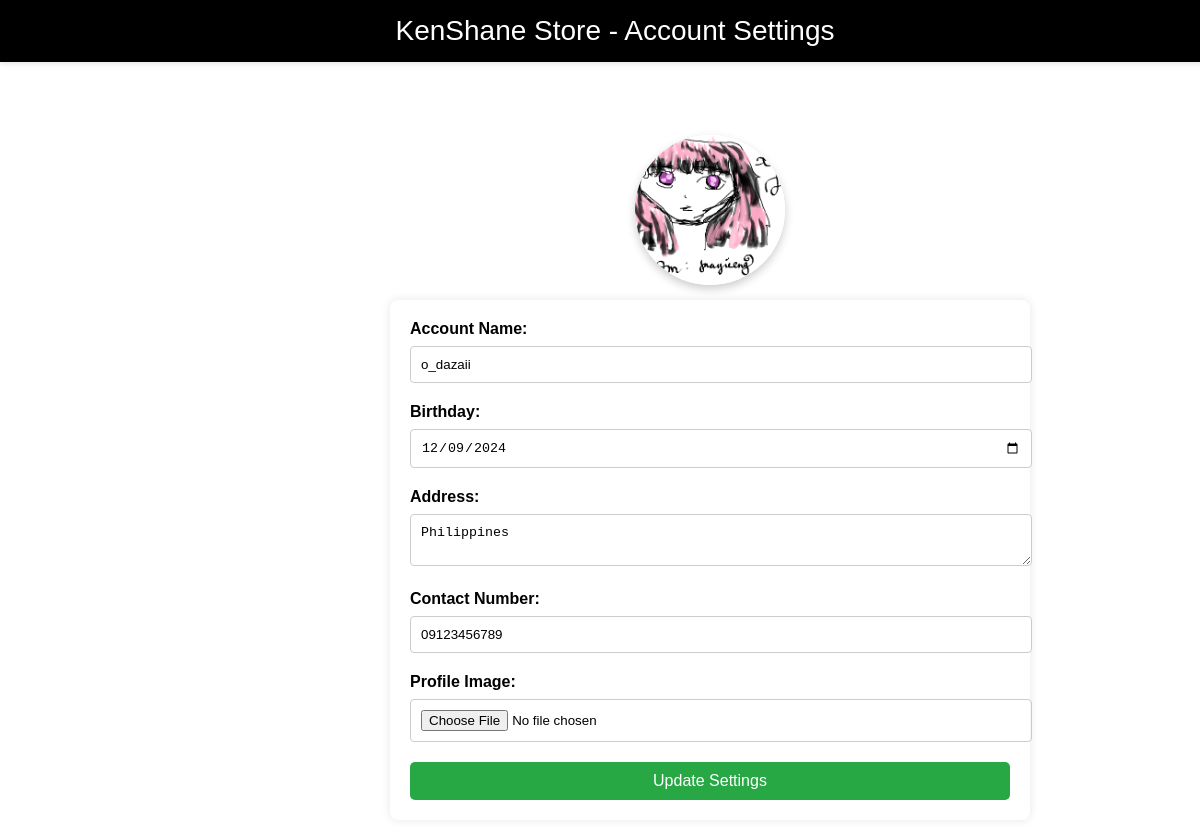
The page /customer_settings.php (signed in) on the database its author committed.
### tables this page shows
CREATE TABLE `users` (
  `id` int(11) NOT NULL,
  `username` varchar(255) DEFAULT NULL,
  `email` varchar(100) NOT NULL,
  `password` varchar(255) NOT NULL,
  `created_at` timestamp NOT NULL DEFAULT current_timestamp(),
  `user_role` varchar(50) DEFAULT NULL,
  `birthday` date DEFAULT NULL,
  `address` varchar(255) DEFAULT NULL,
  `contact_number` varchar(15) DEFAULT NULL,
  `profile_image` varchar(255) DEFAULT NULL,
  `status` enum('active','inactive') DEFAULT 'active'
);

### customer_settings.php (the view, shortened to what this page needs)
<?php
require 'config.php';
$user_id = $_SESSION['user_id'];
$stmt = $conn->prepare("SELECT username, birthday, address, contact_number, profile_image FROM users WHERE id=?");
$stmt->bind_param("i", $user_id);
$stmt->execute();
$stmt->bind_result($current_username, $current_birthday, $current_address, $current_contact_number, $current_profile_image);
?>
<!DOCTYPE html>
<html lang="en">
<head>
</head>
<body>
    <header>
        <h1>KenShane Store - Account Settings</h1>
    </header>
    <div class="sidebar">
        <a href="index.php">Home</a>
        <a href="cart.php">Cart</a>
        <a href="customer_settings.php">Profile</a>
        <a href="orders.php">Orders</a>
        <a href="logout.php">Logout</a>
    </div>
    <div class="container">
    <div class="image-container">
        <?php if ($current_profile_image): ?>
            <img src="<?php echo htmlspecialchars($current_profile_image); ?>" alt="Profile Image" class="profile-image">
        <?php endif; ?>
    </div>
        <form action="customer_settings.php" method="post" enctype="multipart/form-data">
            <label for="username">Account Name:</label>
            <input type="text" id="username" name="username" value="<?php echo htmlspecialchars($current_username); ?>" required><br>
            <label for="birthday">Birthday:</label>
            <input type="date" id="birthday" name="birthday" value="<?php echo htmlspecialchars($current_birthday); ?>" required><br>
            <label for="address">Address:</label>
            <textarea id="address" name="address" required><?php echo htmlspecialchars($current_address); ?></textarea><br>
            <label for="contact_number">Contact Number:</label>
            <input type="text" id="contact_number" name="contact_number" value="<?php echo htmlspecialchars($current_contact_number); ?>" required><br>
            <label for="profile_image">Profile Image:</label>
            <input type="file" id="profile_image" name="profile_image" accept="image/*"><br>
            <input type="submit" value="Update Settings">
        </form>
    </div>
</body>
</html>

### customer_settings.php (style rules this page uses)
body { font-family: 'Arial', serif; background-color: #D22B2B; margin: 0; padding: 0; display: flex; height: auto; background: url('background.png') no-repeat center center fixed; background-size: cover; }
header { background-color: black; color: white; padding: 15px; text-align: center; width: 100%; box-shadow: 0 2px 5px rgba(0, 0, 0, 0.1); position: fixed; top: 0; left: 0; z-index: 1000; }
header h1 { margin: 0; font-size: 28px; font-weight: normal; }
.sidebar { width: 220px; color: white; padding: 20px; height: 100vh; margin-top: 50px; position: fixed; }
.sidebar a { color: white; text-decoration: none; display: block; margin: 10px 0; padding: 8px; border-radius: 4px; transition: background-color 0.3s; font-size: 16px; }
.container { margin-left: 220px; padding: 100px 20px 20px; width: 100%; }
h1 { color: white; text-align: center; }
form { max-width: 600px; margin: 0 auto; background-color: #fff; padding: 20px; border-radius: 8px; box-shadow: 0 0 10px rgba(0, 0, 0, 0.1); }
label { display: block; margin-bottom: 8px; font-weight: bold; }
input[type="text"], input[type="date"], textarea, input[type="file"] { width: 100%; padding: 10px; margin-bottom: 20px; border: 1px solid #ccc; border-radius: 4px; }
input[type="submit"] { background-color: #28a745; color: white; border: none; padding: 10px; border-radius: 5px; cursor: pointer; font-size: 16px; width: 100%; }
.image-container { display: flex; align-items: center; justify-content: center; margin: 60px 0 40px; height: 100px; }
.profile-image { width: 150px; height: 150px; border-radius: 50%; object-fit: cover; box-shadow: 0 4px 10px rgba(0, 0, 0, 0.2); }

### rows shown on the page
users: profile_image (picture), username "o_dazaii", birthday "12/09/2024", address "Philippines", contact_number "09123456789"
